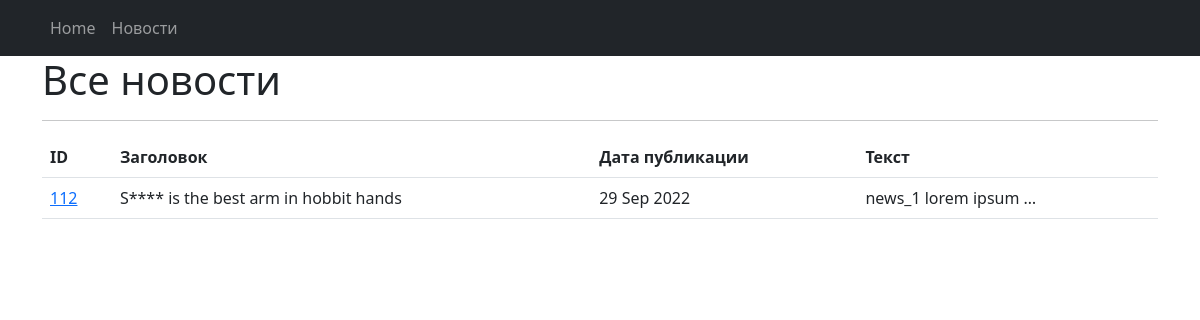
The page /news/ on the database as committed earlier.
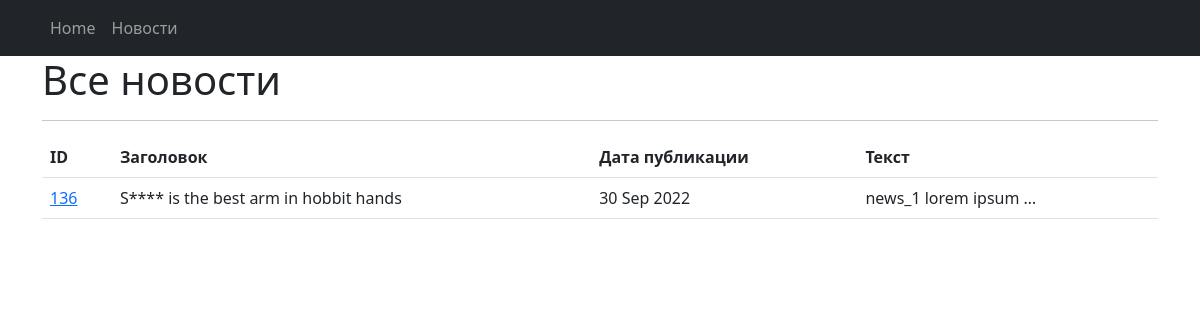
The same page on the database as committed later.
### news/models.py (models this page shows, shortened)
class Post(models.Model):
    article = 'AR'
    news = 'NW'
    POSITIONS = [
        (article, 'Статья'),
        (news, 'Новость'),
    ]
    author = models.ForeignKey('Author', on_delete=models.CASCADE)
    post_type = models.CharField(max_length=2, choices=POSITIONS, default=news)
    time_create = models.DateTimeField(auto_now_add=True)
    category = models.ManyToManyField('Category',
               through='Postcategory')
    head = models.CharField(max_length=128)
    text = models.TextField(default='')
    rating = models.IntegerField(default=0)

### news/views.py (the view)
# urls.py: path('', NewsList.as_view()),
class NewsList(ListView):
    model = Post
    ordering = '-time_create'
    template_name = 'news.html'
    context_object_name = 'news'
    def get_queryset(self):
        return super().get_queryset().filter(post_type=Post.news)
    def get_context_data(self, **kwargs):
        context = super().get_context_data(**kwargs)
        context['next_sale'] = "Распродажа в среду!"
        return context

### news/templatetags/custom_filters.py (called while the page is built)
@register.filter()
def censor(value, code='wolf'):
    len_1 = len(code)-1
    val_1 = value.replace(code, f'{code[0]}{len_1*"*"}')
    return val_1

### news/templatetags/custom_tags.py (called while the page is built)
@register.simple_tag()
def current_time(format_string='%b %d %Y'):
   return datetime.utcnow().strftime(format_string)

### templates/news.html (shortened to what this page needs)
{% extends 'flatpages/default.html' %}
{% load custom_filters %}
{% load custom_tags %}
{% block content %}
<h1>Все новости</h1>
   <hr>
{% if news %}
<table class="table">
    <tr>
        <th>ID</th>
        <th>Заголовок</th>
        <th>Дата публикации</th>
        <th>Текст</th>
    </tr>
    {% for neww in news %}
    <tr>
        <td><a href="/news/{{neww.id}}"> {{neww.id }}</a></td>
        <td>{{ neww.head | censor | censor:"Sword"}}</td>
        <td>{{ neww.time_create | date:'d M Y'}}</td>
        <td>{{ neww.text|truncatechars:20 }}</td>
    </tr>
    {% endfor %}
</table>
{% else %}
    <h2>Новостей нет!</h2>
{% endif %}
{% endblock content %}

Rows that differ between the two databases and show on the page:
removed Post: id "112", head|censor "S**** is the best arm in hobbit hands", time_create "29 Sep 2022", text "news_1 lorem ipsum …"
added Post: id "136", head|censor "S**** is the best arm in hobbit hands", time_create "30 Sep 2022", text "news_1 lorem ipsum …"
